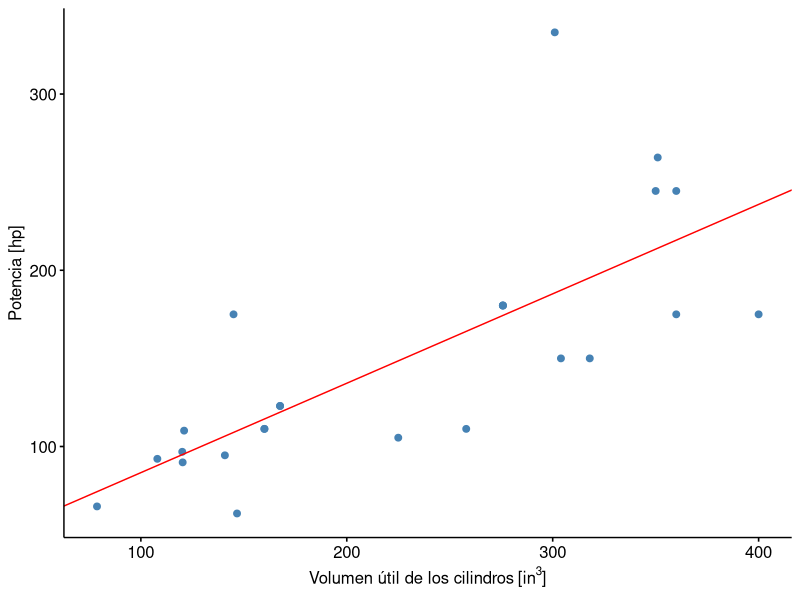
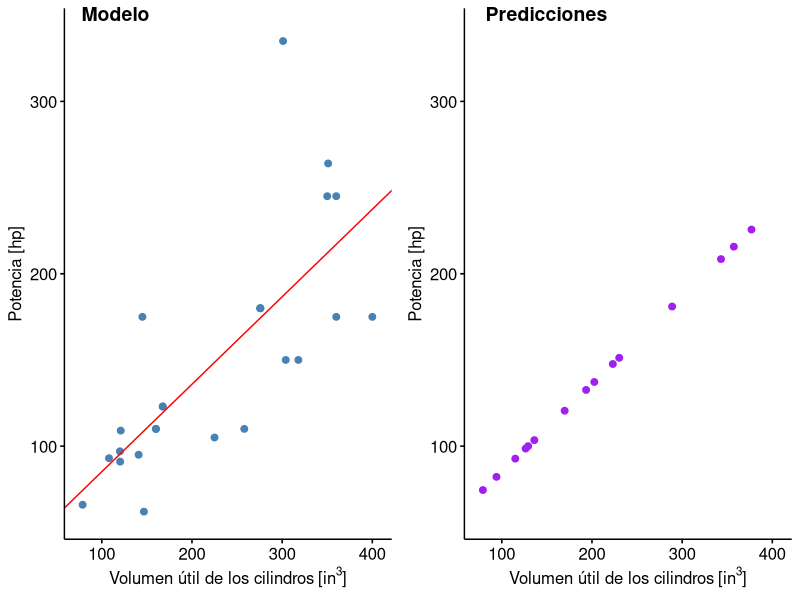
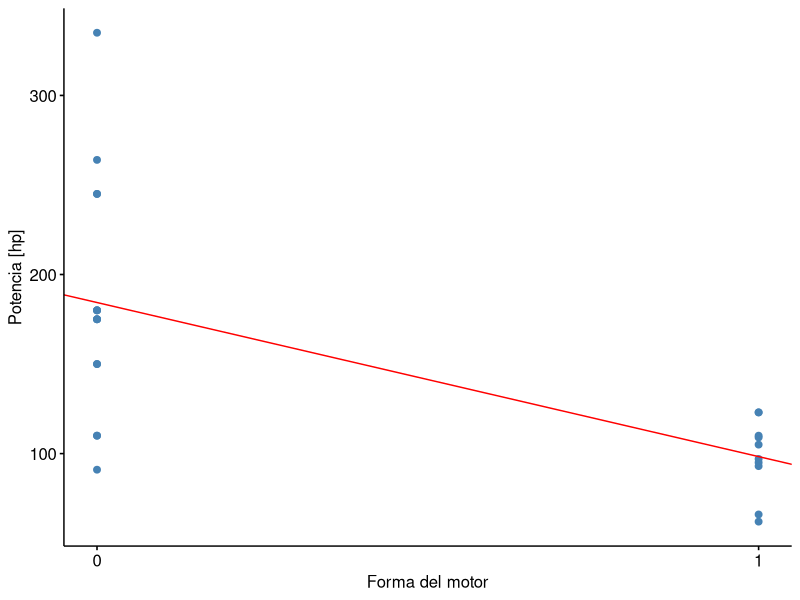
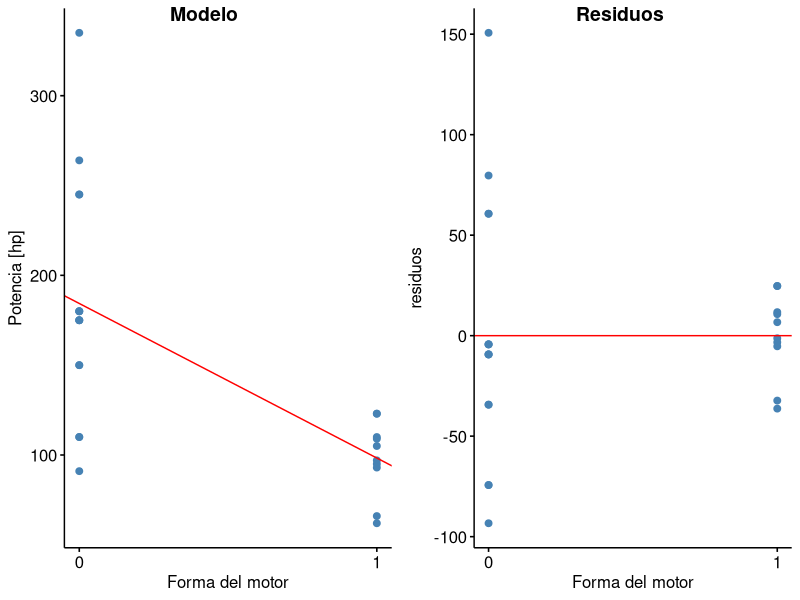

Source code (R) for these figures, in order: (Note: this script raises an error after producing the figures.)
## ---- chunk 1

library(dplyr)
library(ggpubr)

# Cargar y filtrar los datos
datos <- mtcars |> filter(wt > 2 & wt < 5)

# Ajustar modelo con R
modelo <- lm(hp ~ disp, data = datos)
print(summary(modelo))
## ---- chunk 2
g1 <- ggscatter(datos, x = "disp", y = "hp",
                color = "steelblue", fill = "steelblue",
                ylab = "Potencia [hp]")
g1 <- g1 + geom_abline(intercept = coef(modelo)[1],
                       slope = coef(modelo)[2],
                       color = "red")
g1 <- g1 + xlab(bquote("Volumen útil de los cilindros" ~ 
                       "[" * "in"^3 * "]"))

plot(g1)
## ---- chunk 3
disp <- c(169.694, 230.214, 79.005, 94.085, 343.085,
          136.073, 357.305, 288.842, 223.128, 129.217,
          126.432, 193.474, 376.874, 202.566, 114.928)

# Usar el modelo para predecir el rendimiento de estos modelos.
potencia_est <- predict(modelo, data.frame(disp))

# Graficar los valores predichos
nuevos <- data.frame(disp, hp = potencia_est)
g2 <- ggscatter(nuevos, x = "disp", y = "hp",
                color = "purple", fill = "purple",
                ylab = "Potencia [hp]")
g2 <- g2 + xlab(bquote("Volumen útil de los cilindros" ~ "[" * "in"^3 * "]"))

# Unir los gráficos en uno solo
g1 <- ggpar(g1, xlim = c(75, 405), ylim = c(60, 340))
g2 <- ggpar(g2, xlim = c(75, 405), ylim = c(60, 340))
g <- ggarrange(g1, g2,
               labels = c("Modelo", "Predicciones"),
               hjust = c(-1.2, -0.7))
print(g)
## ---- chunk 4
library(ggpubr)

datos <- mtcars |> filter(wt > 2 & wt < 5)

# Verificar correlación
print(cor(datos[, c("hp", "am", "vs")]))

# Ajustar modelo con R
modelo_vs <- lm(hp ~ vs, data = datos)
print(summary(modelo_vs))

## ---- chunk 5
g1 <- ggscatter(datos, x = "vs", y = "hp",
                color = "steelblue", fill = "steelblue",
                xlab = "Forma del motor", ylab = "Potencia [hp]",
                xticks.by = 1)

g1 <- g1 + geom_abline(intercept = coef(modelo_vs)[1],
                      slope = coef(modelo_vs)[2],
                      color = "red")

print(g1)

## ---- chunk 6
residuos <- modelo_vs[["residuals"]]
datos <- cbind(datos, residuos)

g2 <- ggscatter(datos, x = "vs", y = "residuos",
                color = "steelblue", fill = "steelblue",
                xlab = "Forma del motor", ylav = "Residuos [hp]",
                xticks.by = 1)

g2 <- g2 + geom_hline(yintercept = 0, color = "red")

# Unir gráficos

g <- ggarrange(g1, g2, labels = c("Modelo", "Residuos"),
               hjust = c(-2.5, -2.0))

print(g)

## ---- chunk 7
library(car)
library(dplyr)
library(ggpubr)

# Cargar y filtrar los datos

datos <- mtcars |> filter(wt > 2 & wt < 5)

# Ajustar modelo con R

modelo <- lm(hp ~ disp, data = datos)

# Desplegar gráficos de residuos y mostrar pruebas de curvatura

cat("Pruebas de curvatura:\n")

residualPlots(modelo, type = "rstandard",
              id = list(method = "r", n = 3, cex = 0.7, location = "lr"),
              col = "steelblue", pch = 20, col.quad = "red")

## ---- chunk 8
set.seed(19)
db <- durbinWatsonTest(modelo)
cat("\nPrueba de independencia:\n")
print(db)
## ---- chunk 9
marginalModelPlots(modelo, sd = TRUE,
                   id = list(method = "r", n = 3, cex = 0.7, location = "lr"),
                   col = "steelblue", pch = 20, col.line = c("steelblue", "red"))
## ---- chunk 10
cat("\nPrueba de homocedasticidad:\n")
print(ncvTest(modelo))
## ---- chunk 11
casos_influyentes <- influencePlot(modelo, id = list(cex = 0.7))
cat("\nCasos que podrían ser influyentes:\n")
print(casos_influyentes)
## ---- chunk 12

datos <- mtcars |> filter(wt > 2 & wt < 5)

n <- nrow(datos)

# Obtener datos de prueba y entrenamiento

set.seed(101)
n_entrenamiento <- floor(0.8 * n)

i_entrenamiento <- sample.int(n = n, size = n_entrenamiento, replace = FALSE)

entrenamiento <- datos[i_entrenamiento , ]
prueba <- datos[-i_entrenamiento, ]

# Ajustar y mostrar el modelo con el conjunto de entrenamiento

modelo <- lm(hp ~ disp, data = entrenamiento)
print(summary(modelo))

## ---- chunk 13
rmse_entrenamiento <- sqrt(mean(resid(modelo)**2))
cat("MSE para el conjunto de entrenamiento: ", rmse_entrenamiento, "\n")

# Hacer predicciones para el conjunto de prueba

predicciones <- predict(modelo, prueba)

# Calcular error cuadrado promedio para el conjunto de prueba.

error <- prueba[["hp"]] - predicciones

rmse_prueba <- sqrt(mean(error ** 2))
cat("MSE para el conjunto de prueba: ", rmse_prueba)

